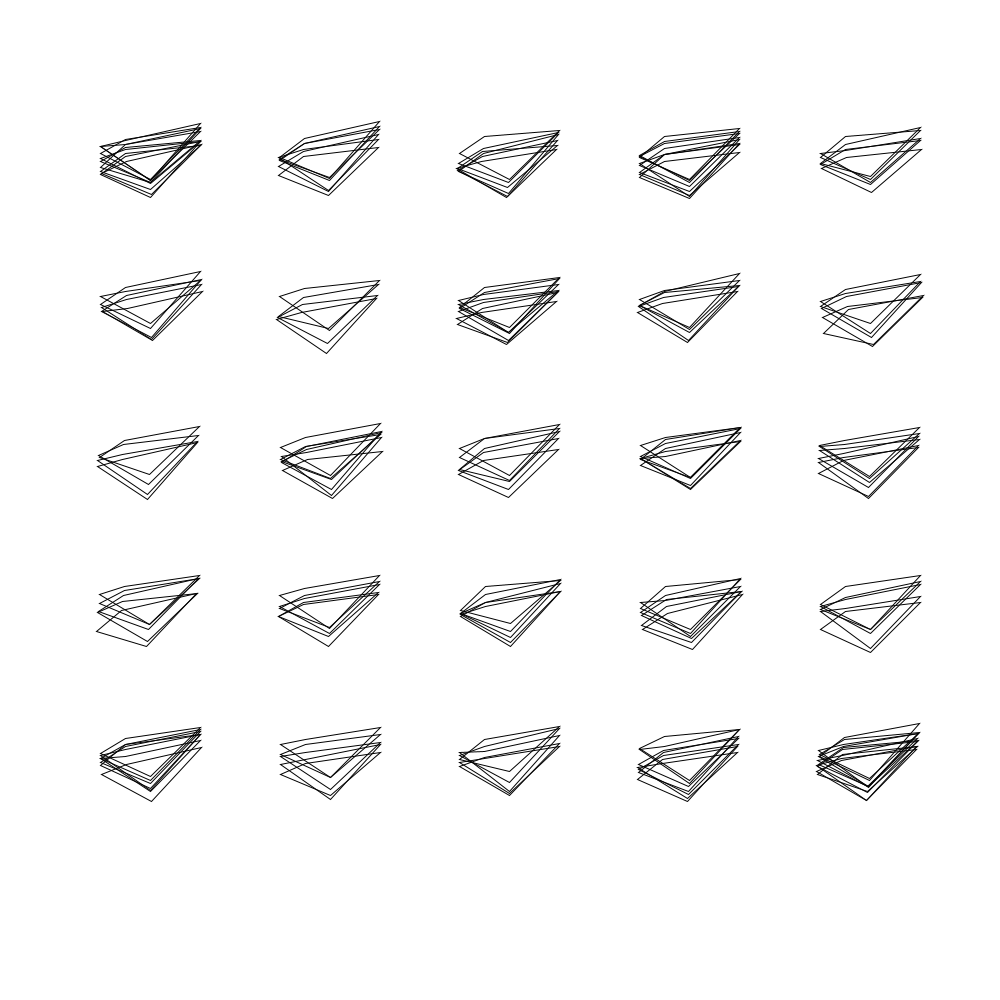
Frame 1 (no input)
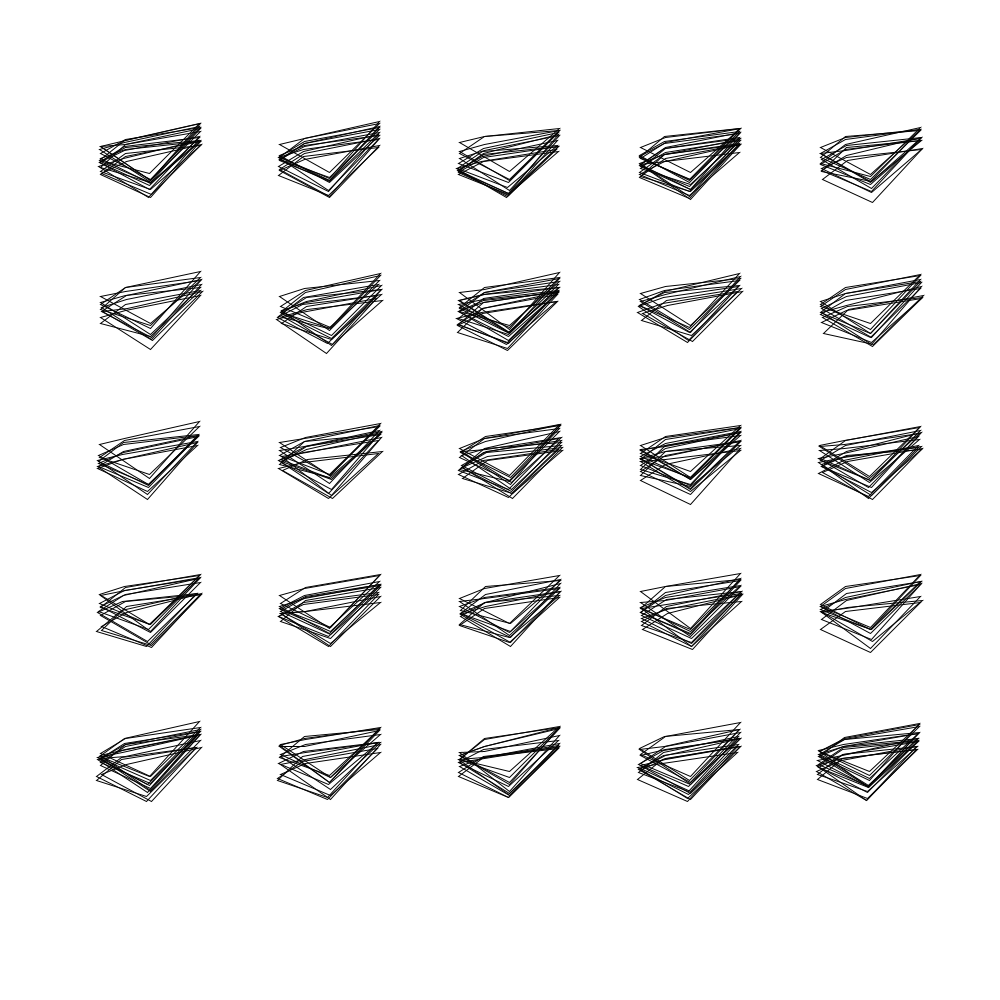
Frame 2 (the mouse pressed at the canvas centre, redrawn once)

The Processing sketch that drew these frames (run headless with seeded random() and noise(); the mouse was pressed at the canvas centre and the sketch redrawn once):

// Processing sketch: generative10
// ── generative10.pde
import java.util.UUID;

float WIDTH = 1000;
float HEIGHT = 1000;
float MARGIN = 100;

void setup() {
  size(1000,1000);
  stroke(2);
  noFill();
  smooth(2);
  pixelDensity(displayDensity());
  background(255);
}


void draw() {  
  for (int x = 0; x < 5; x++) {
    for (int y = 0; y < 5; y++) {
      float slope = random(-4,4);
      float current = 1;
      float bottom = 25;
      float xadjust = MARGIN + x*180;
      float yadjust = MARGIN + y*150;
    
      while (current < bottom) {
        float x1 = (current/bottom)*slope;
        float y1 = current + random(40,60);
        float x2 = x1 + 50;
        float y2 = current + random(70,80);
        float x3 = x1 + 100;
        float y3 = current + random(20,30);
        float x4 = x1 + 25;
        float y4 = current + random(35,40);
        quad(x1+xadjust,y1+yadjust,x2+xadjust,y2+yadjust,x3+xadjust,y3+yadjust,x4+xadjust,y4+yadjust);
        current += random(1,8);
      }
    }
  }
  noLoop();
}

void mousePressed() {
  if (mouseButton == LEFT) {
    redraw();
  } 
  //else if (mouseButton == RIGHT) {
  //  drawCloud();
  //}
}

void keyPressed () {
  if (key == RETURN || key == ENTER) {
    String uuid = UUID.randomUUID().toString();
    save(uuid + ".tif");
  }
}
